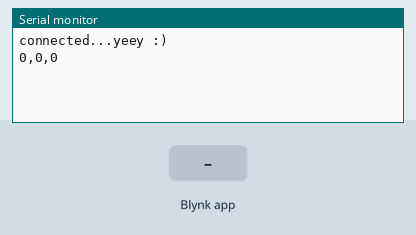
Bench run of a sketch on a simulated ESP8266 (NodeMCU). Shown: the last lines printed to the serial monitor. The test bench sets the inputs (shaded band). WiFi joins after 1.5 s; servers stay silent unless stated.

Above: at 3.0 s.
3.1 s: Blynk app writes 1 to V0
At 4.4 s:
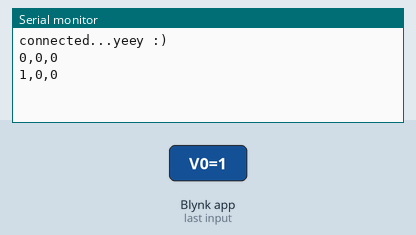
4.6 s: Blynk app writes 200 to V0
At 7.3 s:
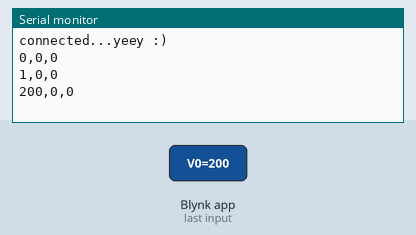
Timing chart, 0 to 8.8 s (numbered marks = the images above; inputs shaded):
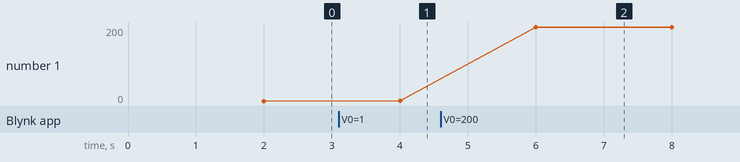

The sketch:

DokhiCo2_ESP.ino
```cpp
/*************************************************************

  This is a simple demo of sending and receiving some data.
  Be sure to check out other examples!
 *************************************************************/

/* Fill-in information from Blynk Device Info here */
#define BLYNK_TEMPLATE_ID "TMPL6MB7gPyEC"
#define BLYNK_TEMPLATE_NAME "Quickstart Template"
#define BLYNK_AUTH_TOKEN "L4-Y7i0NuBM6HsgZWzmP2xVVMJ6vx1S-"

/* Comment this out to disable prints and save space */
#define BLYNK_PRINT Serial
#define EEPROM_SIZE 12

#include <ESP8266WiFi.h>
#include <BlynkSimpleEsp8266.h>
#include <WiFiManager.h>
#include <SoftwareSerial.h>

SoftwareSerial mySerial(D1, D2);
// Your WiFi credentials.
// Set password to "" for open networks.
char ssid[] = "AmericanStudy T1";
char pass[] = "66668888";
unsigned long lasttimedata = 0;
int FanValue, Nguong, canhbao;
int addr = 0;

BlynkTimer timer;

String data[10];
WiFiManager wm;

// This function is called every time the Virtual Pin 0 state changes
BLYNK_WRITE(V0) {
  // Set incoming value from pin V0 to a variable
  FanValue = param.asInt();
}
BLYNK_WRITE(V1) {
  // Set incoming value from pin V0 to a variable
  Nguong = param.asInt();
}
BLYNK_WRITE(V2) {
  // Set incoming value from pin V0 to a variable
  canhbao = param.asInt();
}


// This function is called every time the device is connected to the Blynk.Cloud
BLYNK_CONNECTED() {
  Blynk.virtualWrite(V1, "Xin chào!!!");
}

// This function sends Arduino's uptime every second to Virtual Pin 2.
void myTimerEvent() {
  // You can send any value at any time.
  // Please don't send more that 10 values per second.
  Blynk.virtualWrite(V1, "Time Up: " + String(millis() / 1000));
}

void setup() {
  // Debug console
  Serial.begin(115200);
  mySerial.begin(9600);
  bool res;
  res = wm.autoConnect("May Do Khi Co2", "88888888");  // password protected ap
  if (!res) {
    Serial.println("Failed to connect");
    // ESP.restart();
  } else {
    //if you get here you have connected to the WiFi
    Serial.println("connected...yeey :)");
  }

  Blynk.begin(BLYNK_AUTH_TOKEN, ssid, pass);
  // You can also specify server:
  //Blynk.begin(BLYNK_AUTH_TOKEN, ssid, pass, "blynk.cloud", 80);
  //Blynk.begin(BLYNK_AUTH_TOKEN, ssid, pass, IPAddress(192,168,1,100), 8080);

  // Setup a function to be called every second
  timer.setInterval(3000L, myTimerEvent);
}

void loop() {
  Blynk.run();
  timer.run();

  // You can inject your own code or combine it with other sketches.
  // Check other examples on how to communicate with Blynk. Remember
  // to avoid delay() function!

  // chỗ này update dữ liệu
  if (millis() - lasttimedata > 2000) {
    lasttimedata = millis();
    sendUart();
  }
  nhandulieu();
}


void sendUart() {
  // float data1[3] = { mode_1, state1_1, state2_2 };  // Dữ liệu của 3
  String data1[3] = { String(FanValue), String(Nguong), String(canhbao) };


  String combinedData1 = "";  // Khởi tạo chuỗi kết quả

  combinedData1 = data1[0] + "," + data1[1] + "," + data1[2] + "\n";
  // Kết hợp các dữ liệu vào chuỗi

  // Gửi chuỗi dữ liệu qua UART
  mySerial.print(combinedData1);
  Serial.print(combinedData1);
}


void nhandulieu() {
  if (mySerial.available()) {                              // Kiểm tra xem có dữ liệu đang được gửi đến không
    String receivedData = mySerial.readStringUntil('\n');  // Đọc chuỗi dữ liệu cho đến khi gặp ký tự '\n'

    // Tách dữ liệu bằng dấu phẩy

    int startIndex = 0;
    int commaIndex;

    for (int i = 0; i < 3; i++) {
      commaIndex = receivedData.indexOf(',', startIndex);
      if (commaIndex != -1) {
        data[i] = receivedData.substring(startIndex, commaIndex);
        startIndex = commaIndex + 1;
      } else {
        data[i] = receivedData.substring(startIndex);
        break;
      }
    }
    // for (int i = 0; i < 10; i++) {
    //   Serial.print("Data " + String(i + 1) + ": ");
    //   Serial.println(data[i]);
    // }
    String Co2In = data[0];
    String Co2Out = data[1];
    String Alert = data[2];
    Blynk.virtualWrite(V4, "Co2In:" + Co2In + " | Co2Out:" + Co2Out);
    if (Alert == "1") {
      Blynk.virtualWrite(V5, "Cảnh báo: Quá nhiều Co2 ở đầu ra");
    }  else {
      Blynk.virtualWrite(V5, "Cảnh báo: Quá trình trung hòa đang diễn ra");
    }
  }
}
```

Measured:
- after the input at 3.1 s, the serial monitor: prints a new line after 0.90 s (image 1)
- after the input at 4.6 s, the serial monitor: prints a new line after 1.4 s (image 2)
- plotted number 1: 0 → 1 after the input at 3.1 s, 1 → 200 after the input at 4.6 s
